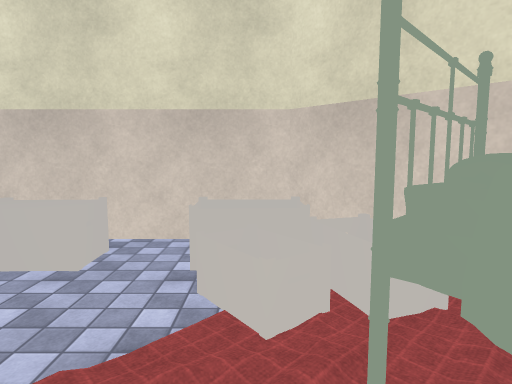
[1] (above)

23 first-person views from a walk through a Unity game level. The camera is 1.5 m above the floor, tilts 6° down and sees 75° across. The floor is counted in squares, 1 m on a side. Each view is taken from the middle of a square. On the plan, view 1 faces up. The plan holds only what a view shows up to about 15 squares ahead; the rest is blank. The place goes on beyond the plan. Some surface patterns are stand-ins.

[2]
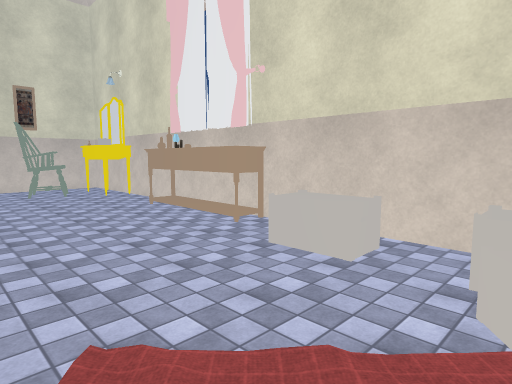

[3]
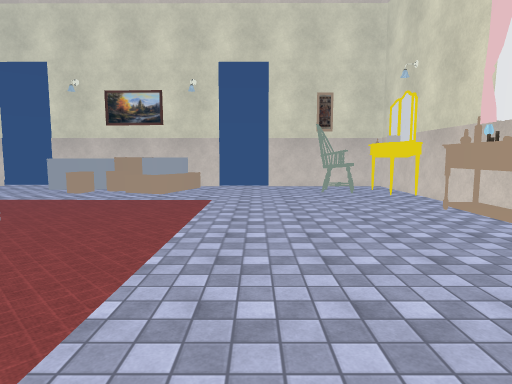

[4]
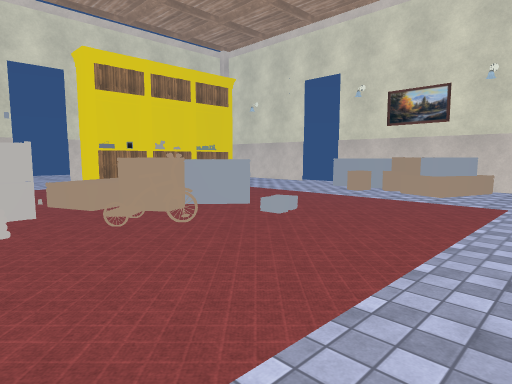

[5]
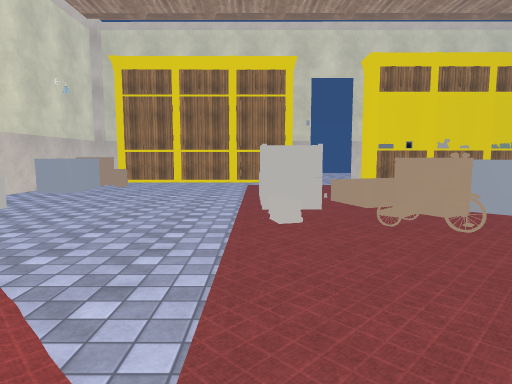

[6]
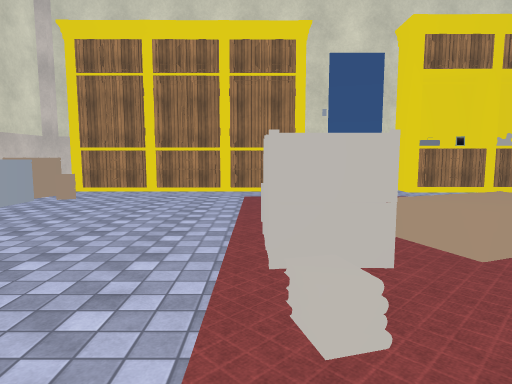

[7]
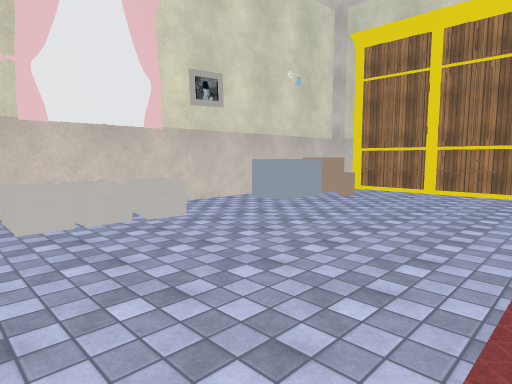

[8]
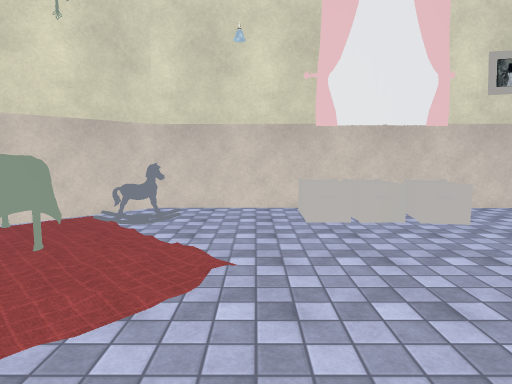

[9]
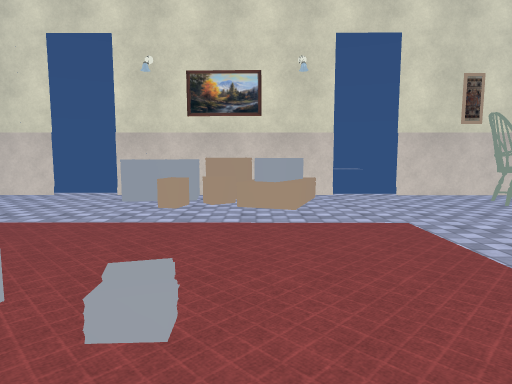

[10]
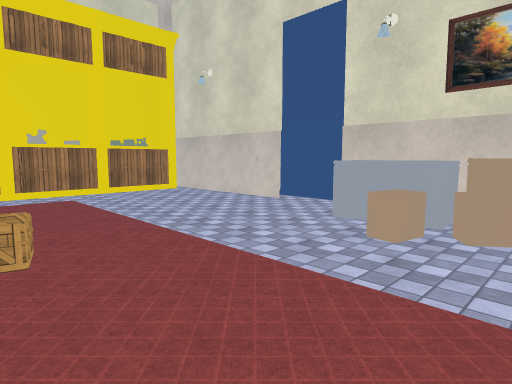

[11]
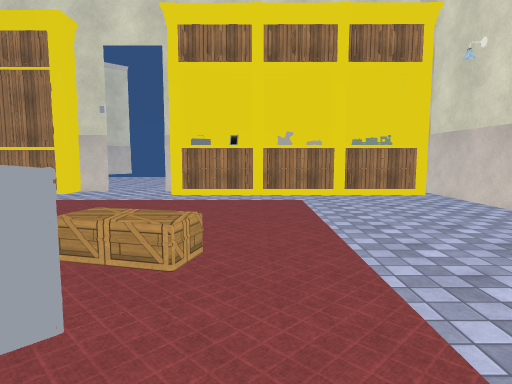

[12]
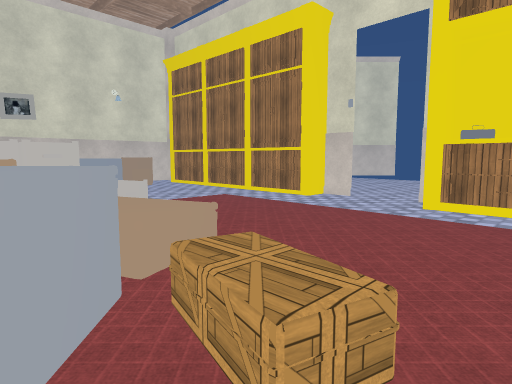

[13]
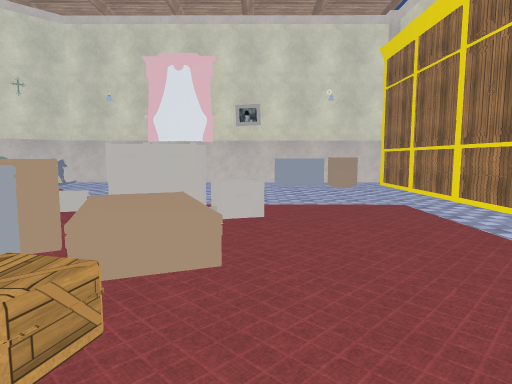

[14]
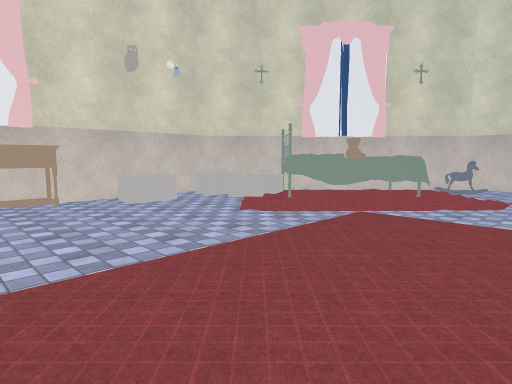

[15]
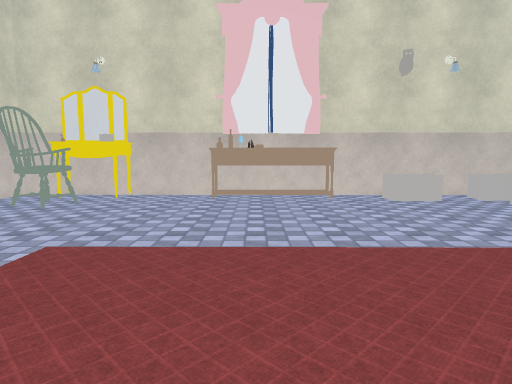

[16]
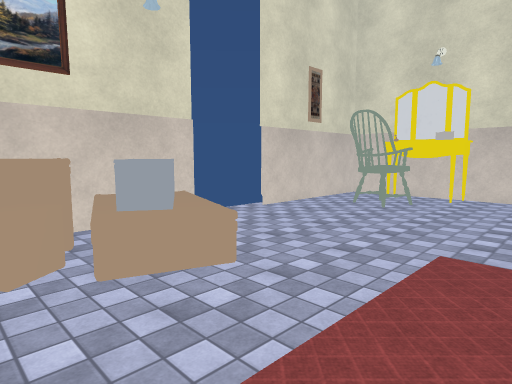

[17]
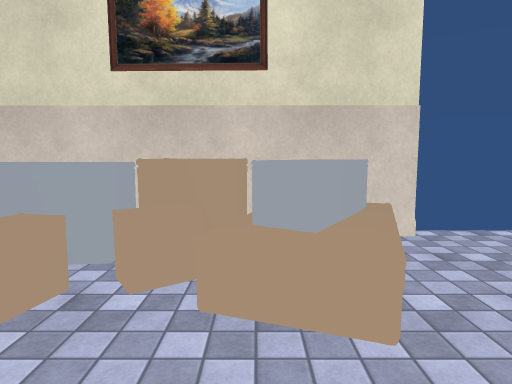

[18]
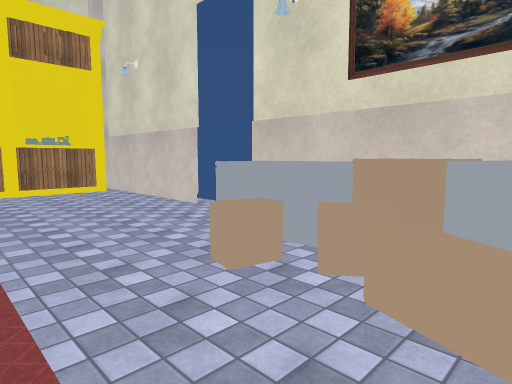

[19]
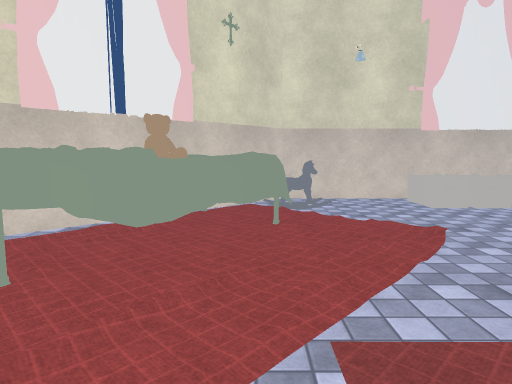

[20]
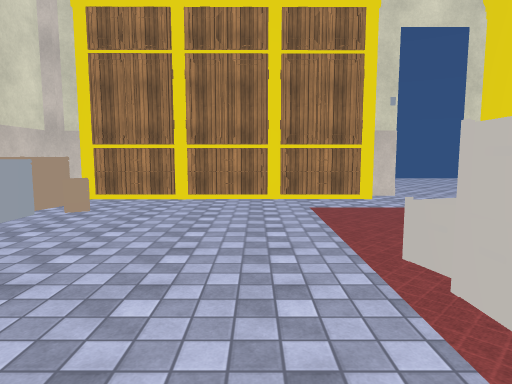

[21]
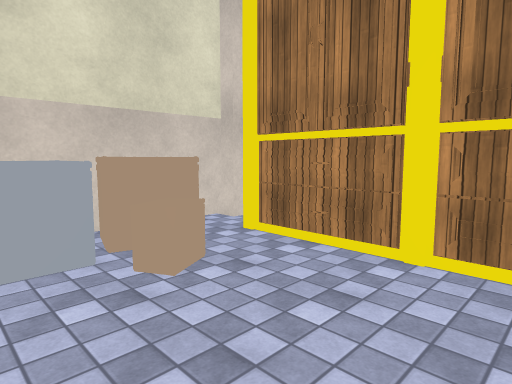

[22]
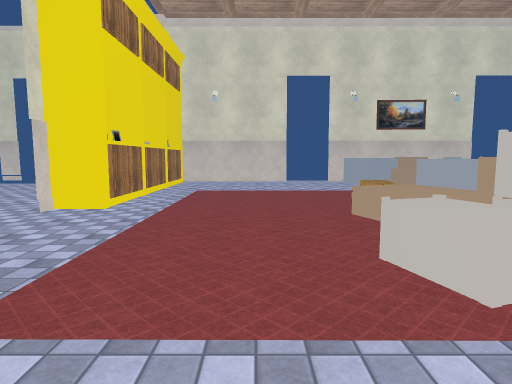

[23]
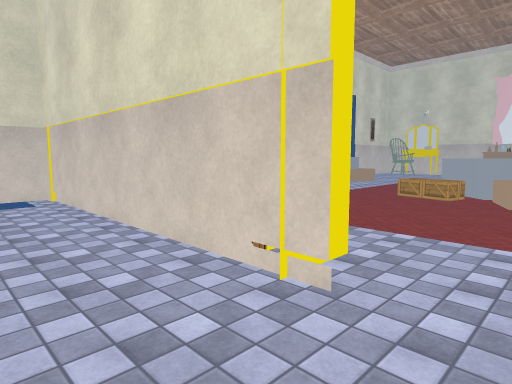

### Floor plan
Key: @ floor where view 1 was taken; # wall or solid block; . floor; B bike; W wardrobe; A box; O other object.
Columns run from 19 left of view 1 to 9 right of it. Each row starts with its distance up from view 1.
  7 #####################
  6 #..OOO..OOOOOO....OO##
  5 #..OOO...OO.O..OO.OOO##
  4 #.OOO.............OOOO##
  3 #..OO..............OOOO##
  2 #...................OOO ##
  1 #...................OOOOO##
  0  ..................@.OOOOO##
 -1  .....................OOO..##
 -2  ......................O..O.#
 -3 #OOO......................O.#
 -4  OOOO.......................#
 -5  OOOO.......................#
 -6  OOO..........B...........OO#
 -7  OOOO.........BO..........OO#
 -8  OOOO.....OO.O............OO#
 -9  OO.......OOOOO..O........OO#
-10  OO........OOOOOOOO.......OO#
-11 .........OAAOOOOOOO.........#
-12 ..........A.OOO.OOO.........#
-13 ................OOO.........#
-14  #........................OO#
-15  #........................OO#
-16  #........................OO#
-17  #.......................OOO#
-18  #.......................OO #
-19  #WWWWWW#WW#..............  #
-20  #WWW#OWW WW....#WW#######W #
-21  #####W######..#####WW  #####
-22    .............
-23    .............
-24        ........
-25        ..

Positions as (right, up) in squares from view 1, and headings:
1: (0, 0), facing up
2: (0, 0), facing up-left
3: (-1, 0), facing left
4: (-1, 0), facing down-left
5: (-1, 0), facing down
6: (-1, -5), facing down
7: (-1, -5), facing down-right
8: (-1, -5), facing right
9: (-5, -5), facing left
10: (-9, -5), facing down-left
11: (-11, -6), facing down
12: (-11, -9), facing down-right
13: (-11, -13), facing right
14: (-9, -6), facing up-right
15: (-9, -7), facing up
16: (-11, -7), facing up-left
17: (-12, -5), facing left
18: (-12, -4), facing down-left
19: (-3, -1), facing right
20: (1, -8), facing down
21: (2, -15), facing down-right
22: (2, -15), facing left
23: (-5, -24), facing up-left
